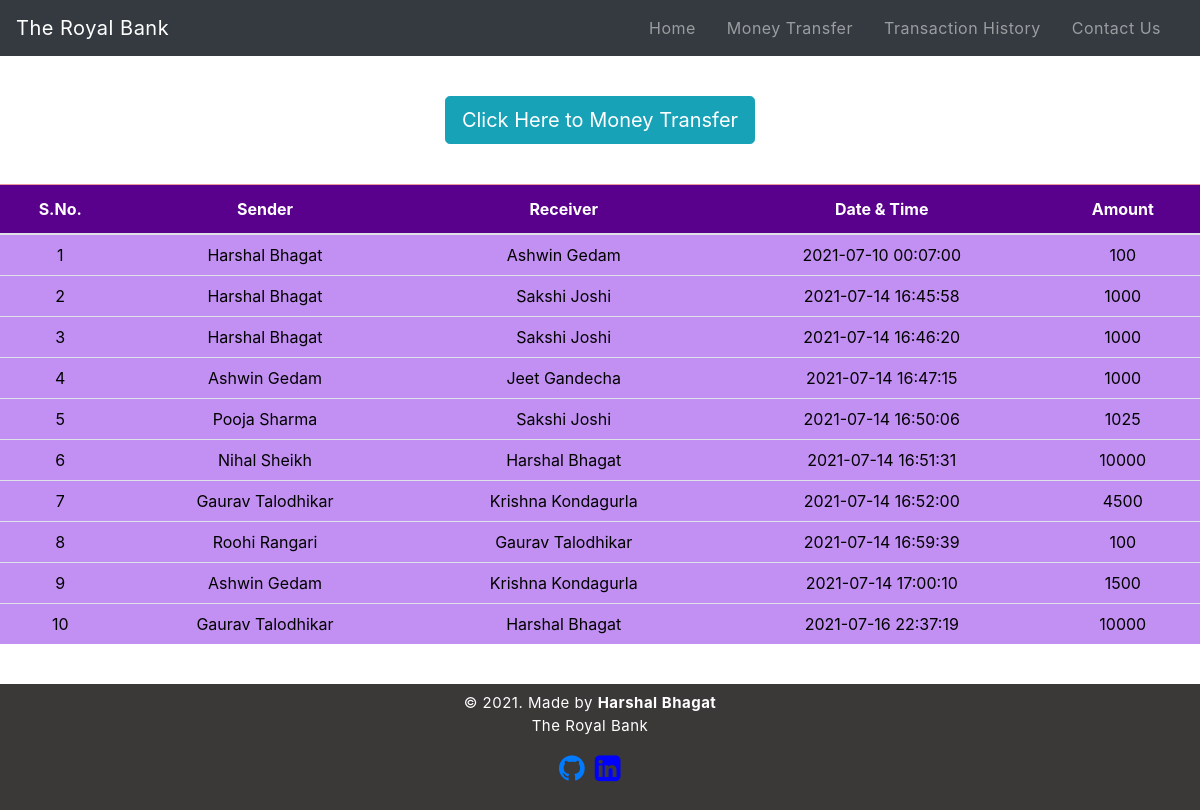
The page /transactionhistory.php on the database its author committed.
### tables this page shows
CREATE TABLE `transaction` (
  `sno` int(3) NOT NULL,
  `sender` text NOT NULL,
  `receiver` text NOT NULL,
  `balance` int(8) NOT NULL,
  `datetime` datetime NOT NULL DEFAULT current_timestamp()
);

### transactionhistory.php (the view, shortened to what this page needs)
<!doctype html>
<html lang="en">
<head>
    <link rel="stylesheet" href="https://stackpath.bootstrapcdn.com/bootstrap/4.5.2/css/bootstrap.min.css">
    <link rel="stylesheet" href="https://cdnjs.cloudflare.com/ajax/libs/font-awesome/4.7.0/css/font-awesome.min.css">
    <link rel="stylesheet" type="text/css" href="css/navbar.css">
    <link rel="stylesheet" type="text/css" href="css/footer.css">
</head>
<body>
    <?php
        include 'navbar.php';
    ?></br>
<div class="d-grip gap-2 col-6 mx-auto text-center p-3 mb-2">
    <a href="moneytransfer.php"><button type="button" class="btn btn-info btn-lg mb-3">Click Here to Money Transfer</button></a>
</div>
    <div class="table-responsive-sm">
    <table class="table table-hover table-striped">
        <thead style="color :#fff; background-color:#59018c;" class="table-danger">
            <tr>
                <th class="text-center">S.No.</th>
                <th class="text-center">Sender</th>
                <th class="text-center">Receiver</th>
                <th class="text-center">Date & Time</th>
                <th class="text-center">Amount</th>
            </tr>
        </thead>
        <tbody>
        <?php
            include 'connect.php';
            $sql ="select * from transaction";
            $query =mysqli_query($conn, $sql);
            while($rows = mysqli_fetch_assoc($query))
            {
        ?>
            <tr style="color : black; background-color:#c28ff2;">
            <td class="text-center py-2"><?php echo $rows['sno']; ?></td>
            <td class="text-center py-2"><?php echo $rows['sender']; ?></td>
            <td class="text-center py-2"><?php echo $rows['receiver']; ?></td>
            <td class="text-center py-2"><?php echo $rows['datetime']; ?> </td>
            <td class="text-center py-2"><?php echo $rows['balance']; ?> </td>
        <?php
            }
        ?>
        </tbody>
    </table>
    </div>
    <?php
        include 'footer.php';
    ?>
</body>
</html>

### rows shown on the page
transaction: sno "1", sender "Harshal Bhagat", receiver "Ashwin Gedam", datetime "2021-07-10 00:07:00", balance "100"
transaction: sno "2", sender "Harshal Bhagat", receiver "Sakshi Joshi", datetime "2021-07-14 16:45:58", balance "1000"
transaction: sno "3", sender "Harshal Bhagat", receiver "Sakshi Joshi", datetime "2021-07-14 16:46:20", balance "1000"
transaction: sno "4", sender "Ashwin Gedam", receiver "Jeet Gandecha", datetime "2021-07-14 16:47:15", balance "1000"
transaction: sno "5", sender "Pooja Sharma", receiver "Sakshi Joshi", datetime "2021-07-14 16:50:06", balance "1025"
transaction: sno "6", sender "Nihal Sheikh", receiver "Harshal Bhagat", datetime "2021-07-14 16:51:31", balance "10000"
transaction: sno "7", sender "Gaurav Talodhikar", receiver "Krishna Kondagurla", datetime "2021-07-14 16:52:00", balance "4500"
transaction: sno "8", sender "Roohi Rangari", receiver "Gaurav Talodhikar", datetime "2021-07-14 16:59:39", balance "100"
transaction: sno "9", sender "Ashwin Gedam", receiver "Krishna Kondagurla", datetime "2021-07-14 17:00:10", balance "1500"
transaction: sno "10", sender "Gaurav Talodhikar", receiver "Harshal Bhagat", datetime "2021-07-16 22:37:19", balance "10000"
